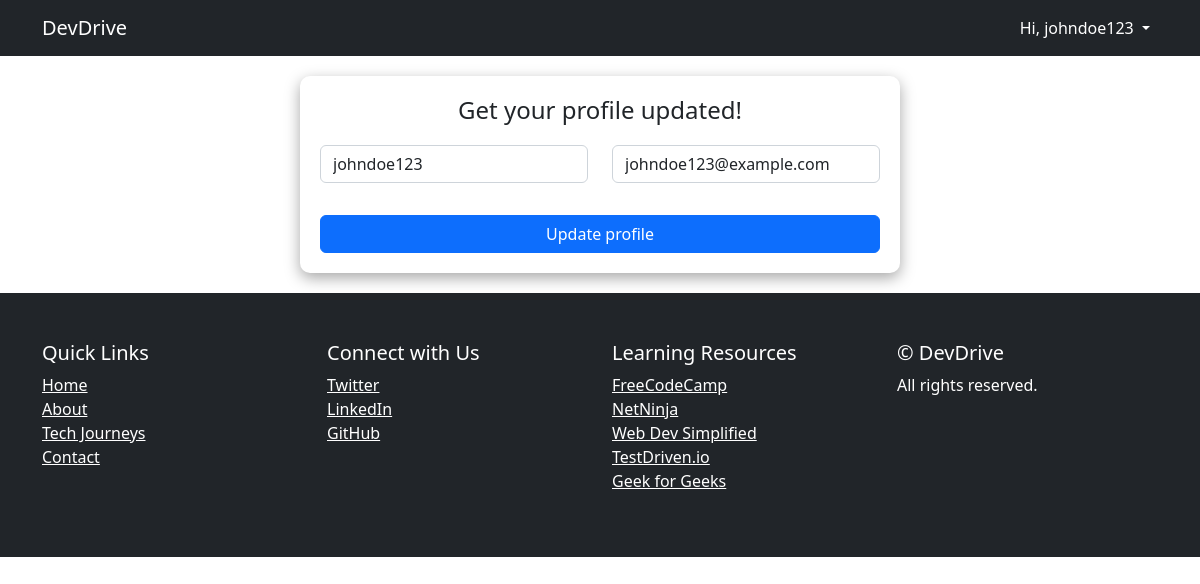
The app's page /update-profile (signed in) with its own data.
### models.py (models this page shows, shortened)
class User(db.Model, UserMixin):
    id = db.Column(db.Integer, primary_key=True)
    email = db.Column(db.String(120), unique=True, nullable=False)
    username = db.Column(db.String(20), unique=False, nullable=False)
    password = db.Column(db.String(255), nullable=False)
    is_active = db.Column(db.Boolean, default=True)
    blogs = db.relationship("Blog", back_populates="author", cascade="all, delete-orphan")
    comments = db.relationship("Comment", back_populates="author", cascade="all, delete-orphan")

### app.py (the view)
@app.route('/update-profile', methods=['GET', 'POST'])
@login_required
def update_profile():
    user = current_user
    form = UpdateProfileForm(obj=user)
    if form.validate_on_submit():
        user.email = form.email.data
        user.username = form.username.data
        db.session.commit()
        flash("Profile updated successfully!", "success")
        return redirect(url_for("profile"))
    return render_template("update_profile.html", form=form)

### forms.py
class UpdateProfileForm(FlaskForm):
    username = StringField("Username",
        validators=[DataRequired()],
        render_kw={"class": "form-control", "placeholder": "Enter username"})
    email = StringField("Email",
        validators=[DataRequired(), Email()],
        render_kw={"class": "form-control", "placeholder": "Enter email address"})

### auth.py (called while the page is built)
@login_manager.user_loader
def load_user(user_id):
    return User.query.get(int(user_id))

### helper.py (called while the page is built)
@app.after_request
def add_no_cache(response):
    response.headers["Cache-Control"] = "no-store"
    return response

### templates/update_profile.html (shortened to what this page needs)
{% extends 'base.html' %}
{% block content %}
<form action="" method="POST" enctype="multipart/form-data">
    <h4>Get your profile updated!</h4>
    <div class="row">
        {% for field in form  %}
        {% if field.errors %}
        <div class="col-md-6">
            <div class="mb-3">
                {{field}}
            </div>
            <small>{{field.errors}}</small>
        </div>
        {% else %}
        <div class="col-md-6">
            <div class="mb-3">
                {{field}}
            </div>
        </div>
        {% endif %}
        {% endfor %}
    </div>
    <button class="btn btn-primary" style="width: 100%">Update profile</button>
</form>
{% endblock content %}

### templates/base.html (shortened to what this page needs)
<!DOCTYPE html>
<html lang="en">
<head>
    <link href="{{ url_for('static', filename='css/styles.css') }}" rel="stylesheet" />
    <link rel="stylesheet" href="https://cdnjs.cloudflare.com/ajax/libs/font-awesome/6.5.1/css/all.min.css" />
</head>
<body>
    <nav class="navbar mynav navbar-expand-lg navbar-dark bg-dark">
        <div class="container">
            <a class="navbar-brand me-8" href="{{ url_for('home') }}">DevDrive</a>
            <div class="collapse navbar-collapse" id="navbarNavDropdown">
                <ul class="navbar-nav">
                    {% if current_user.is_authenticated %}
                        <li class="nav-item active dropdown">
                            <a class="nav-link dropdown-toggle" href="#" role="button" style="color: white" data-bs-toggle="dropdown" aria-expanded="false">
                                Hi, {{ current_user.username }}
                            </a>
                        </li>
                    {% endif %}
                </ul>
            </div>
        </div>
    </nav>
    {% block content %}
    {% endblock content %}
    <footer class="py-5 bg-dark">
        <div class="container">
            <div class="row">
                <div class="col-lg-3 col-md-6">
                    <h5 class="text-white">Quick Links</h5>
                    <ul class="list-unstyled">
                        <li><a href="#" class="text-white">Home</a></li>
                        <li><a href="#" class="text-white">About</a></li>
                        <li><a href="#" class="text-white">Tech Journeys</a></li>
                        <li><a href="#" class="text-white">Contact</a></li>
                    </ul>
                </div>
                <div class="col-lg-3 col-md-6">
                    <h5 class="text-white">Connect with Us</h5>
                    <ul class="list-unstyled">
                        <li><a href="#" target="_blank" class="text-white">Twitter</a></li>
                        <li><a href="#" target="_blank" class="text-white">LinkedIn</a></li>
                        <li><a href="#" target="_blank" class="text-white">GitHub</a></li>
                    </ul>
                </div>
                <div class="col-lg-3 col-md-6">
                    <h5 class="text-white">Learning Resources</h5>
                    <ul class="list-unstyled">
                        <li><a href="#" target="_blank" class="text-white">FreeCodeCamp</a></li>
                        <li><a href="#" target="_blank" class="text-white">NetNinja</a></li>
                        <li><a href="#" target="_blank" class="text-white">Web Dev Simplified</a></li>
                        <li><a href="#" target="_blank" class="text-white">TestDriven.io</a></li>
                        <li><a href="#" target="_blank" class="text-white">Geek for Geeks</a></li>
                    </ul>
                </div>
                <div class="col-lg-3">
                    <h5 class="text-white">© DevDrive</h5>
                    <p class="text-white">All rights reserved.</p>
                </div>
            </div>
        </div>
    </footer>
</body>
</html>

### templates/base.html (style rules this page uses)
.mynav ul a { color: white !important; }
.mynav ul { margin-left: auto; }

### templates/update_profile.html (style rules this page uses)
form { box-shadow: rgba(0, 0, 0, 0.35) 0px 5px 15px; background-color: white; width: 600px !important; border-radius: 10px; padding: 20px 20px 20px 20px !important; margin: 20px auto !important }
form h4 { margin-bottom: 20px !important; text-align: center !important }

### records on screen
User: username "johndoe123", form "johndoe123" "johndoe123@example.com"
